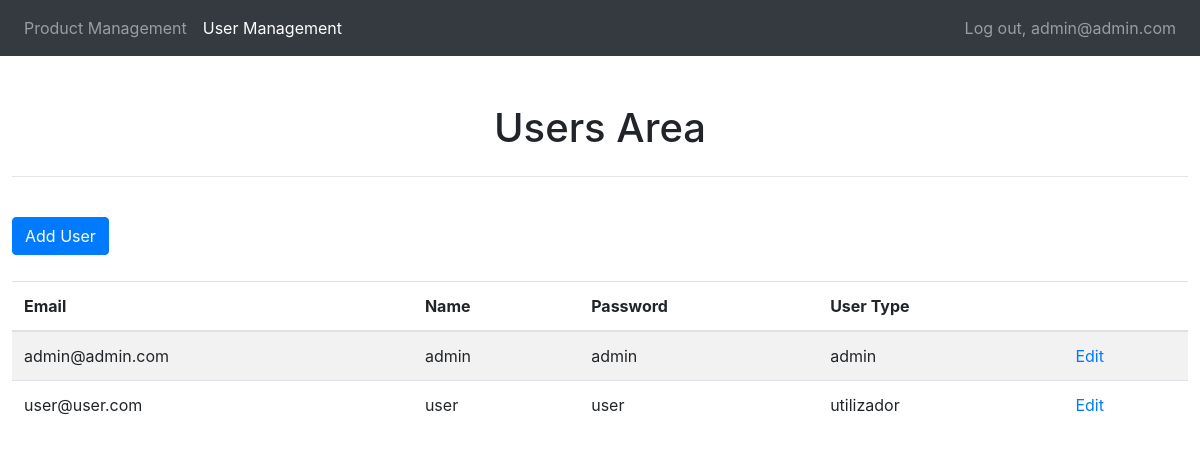
The app's page /admin/userManagement.php (signed in) with its own data.
### tables this page shows
CREATE TABLE `users` (
  `emailUser` varchar(50) NOT NULL,
  `nameUser` varchar(50) NOT NULL,
  `passwordUser` varchar(50) NOT NULL,
  `userType` varchar(50) NOT NULL
);

### admin/userManagement.php (the view, shortened to what this page needs)
<!DOCTYPE html>
<html lang="en">
<link rel="stylesheet" href="https://maxcdn.bootstrapcdn.com/bootstrap/4.5.2/css/bootstrap.min.css">
<?php
include '../util/head.php';
include '../util/conection.php';
$utl = $_SESSION['emailUser'];
?>
<body>
    <nav class="navbar navbar-expand-lg navbar-dark bg-dark">
        <ul class="navbar-nav mr-auto">
            <li class="nav-item">
                <a class="nav-link" href="productManagement.php">Product Management</a>
            </li>
            <li class="nav-item active">
                <a class="nav-link" href="userManagement.php">User Management</a>
            </li>
        </ul>
        <ul class="navbar-nav justify-content-end">
            <li class="nav-item">
                <a class="nav-link" href="../util/logout.php">Log out, <?php echo $utl ?> </a>
            </li>
        </ul>
    </nav>
    <main>
        <h1>Users Area </h1>
        <hr>
        <br>
        <button type="button" class="btn btn-primary" data-toggle="modal" data-target="#addUserModal">
            Add User
        </button>
        <br><br>
        <table class="table table-striped table-hover">
            <thead>
                <tr>
                    <th>Email</th>
                    <th>Name</th>
                    <th>Password </th>
                    <th>User Type </th>
                    <th> </th>
                </tr>
            </thead>
            <tbody>
                <?php
                $stmt = $conn->prepare("SELECT * FROM users order by nameUser");
                $stmt->execute();
                $result = $stmt->get_result();
                while ($row = $result->fetch_assoc()) {
                    $emailUser = $row["emailUser"];
                ?>
                    <tr>
                        <div class="col-sm-3">
                            <td> <?php echo $row['emailUser']; ?> </td>
                            <td> <?php echo $row['nameUser']; ?> </td>
                            <td> <?php echo $row['passwordUser']; ?> </td>
                            <td> <?php echo $row['userType']; ?> </td>
                            <td><?php echo "<a href='editUser.php?email=" . $emailUser . "'>Edit</a>"; ?></td>
                        </div>
                    </tr>
                <?php }
                $stmt->close(); ?>
            </tbody>
        </table>
    </main>
</body>
</html>

### util/style.php (style rules this page uses)
h1 { text-align: center; margin: 2%; }
main { margin: 1%; margin-top: 4%; }

### records on screen
users: emailUser "admin@admin.com", nameUser "admin", passwordUser "admin", userType "admin"
users: emailUser "user@user.com", nameUser "user", passwordUser "user", userType "utilizador"

### other values on screen
$utl "admin@admin.com"
